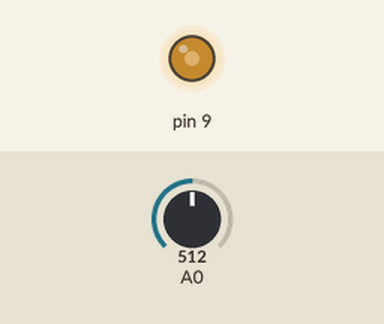
Bench run of a sketch on a simulated Arduino Uno, built with avr-gcc and run on an emulated ATmega328P. On the bench: output pins drawn as LEDs (lit = HIGH). The test bench sets the inputs (shaded band); at power-on: A0 = 512.

Above: at 1.2 s.
1.3 s: A0 set to 716
At 2.5 s:
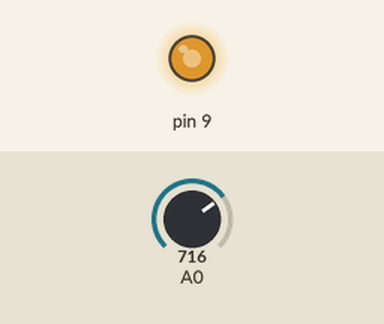
2.8 s: A0 set to 900
At 3.4 s:
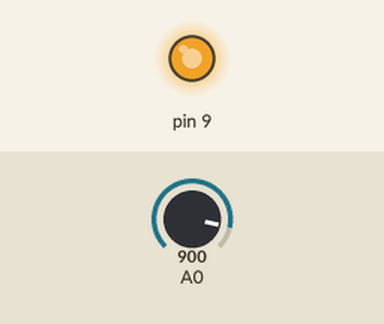
4.3 s: A0 set to 122
At 5.0 s:
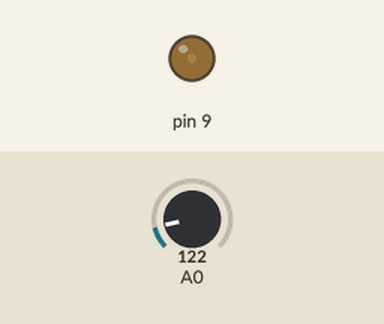
5.8 s: A0 set to 0
At 7.0 s:
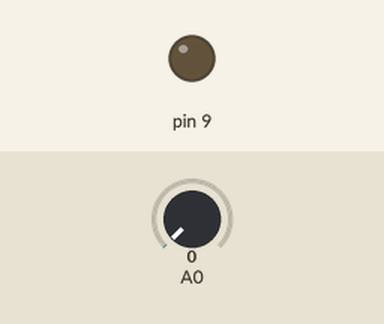
7.3 s: A0 set to 511
At 8.0 s:
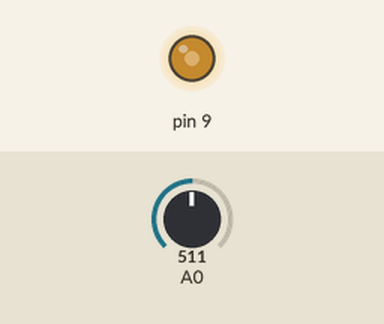
Timing chart, 0 to 9.8 s (numbered marks = the images above; inputs shaded):
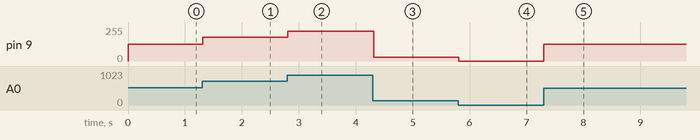

The sketch:

ADC_sencillo.ino
```cpp
int adc,pwm;

void setup() {
  // put your setup code here, to run once:
  pinMode(9,OUTPUT);
  pinMode(A0, INPUT);

}

void loop() {
  // put your main code here, to run repeatedly:

  adc = analogRead(A0);
  pwm = map(adc,0,1023,0,255);
  analogWrite(9, pwm);
  delay(20);

}
```

Measured:
- after the input at 1.3 s, pin 9: 127/255 → 178/255 at once
- after the input at 2.8 s, pin 9: 178/255 → 224/255 at once
- after the input at 4.3 s, pin 9: 224/255 → 30/255 at once
- after the input at 5.8 s, pin 9: 30/255 → 0/255 at once
- after the input at 7.3 s, pin 9: 0/255 → 127/255 at once
